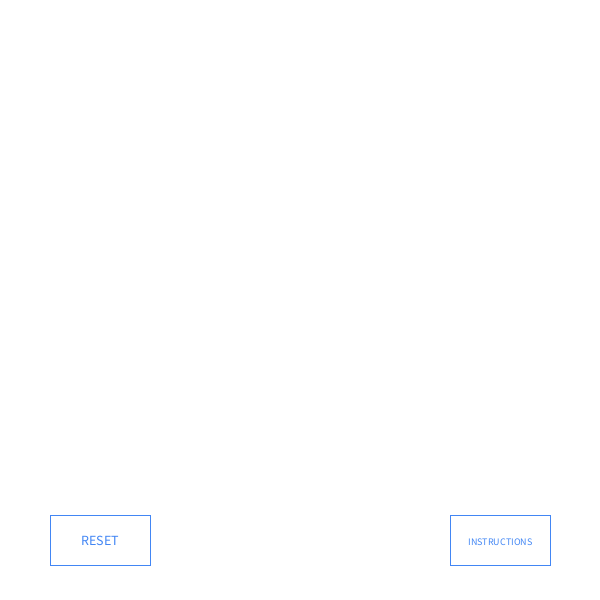
Frame 1 (no input)
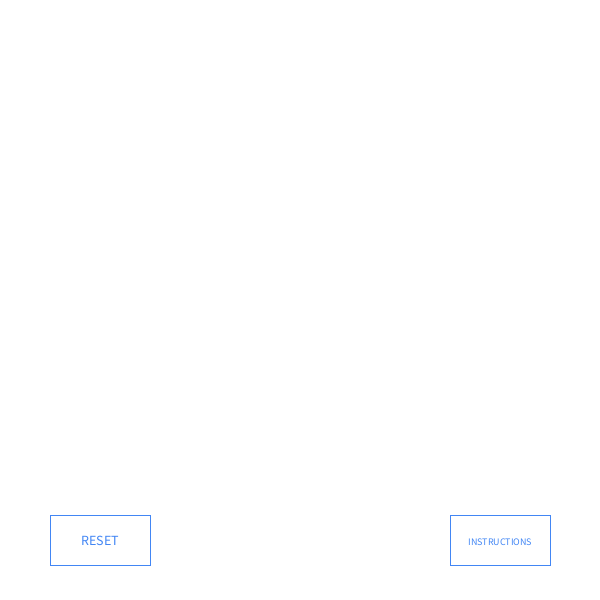
Frame 60 (the mouse pressed at the canvas centre just before this capture)
Frame 120 (the mouse held since frame 60 and released just before this capture): identical to frame 60, image omitted

The Processing sketch that drew these frames (run headless with seeded random() and noise(); from frame 60 on, the mouse is pressed at the canvas centre):

// Processing sketch: Draw_Pro
// ── Draw_Pro.pde
ArrayList<PShape> pshapes;

//dragging shape
float easing = 1.00;
float x;
float y;

//variables for size and radius
int size;
int radius = 50;
 
//colors
color col;
color gray = #afafaf;
color red = #f45c41;
color blue = #4286f4;
color green = #70FF33;
color white = (255);
 
//button variables
int rectX = 50;
int rectY = 515; 
int rectSizeX = 100; 
int rectSizeY = 50; 

//button 2 variables
int rectX2 = 450;
int rectY2 = 515;

//title slide text box restrictions 
////int textX = 75; 
////int textY = 100;
//int textX2 = 500;
//int textY2 = 300;
//int space2 = 25;
//int textY3 = textY + 85;

//instructions text box restrictions
int textA = 300; 
int textB = 425;
int textA2 = 115;
int textB2 = 225;
int space = 20;

int textC = 400;
int textD = 300;

//colors for hover
color rectColor;
color rectHover;

//hover setup for boxes
boolean rectOver = false; 
boolean rectOver2 = false;

//shapes
boolean square1 = false;
boolean circle1 = false;
boolean triangle1 = false;

//Instructions text strings
String c = "c/C  = Circle";
String s = "s/S = Square";
String t = "t/T = Triangle";
String n = "n/N = No Shape";
String larger = "+ = Larger";
String smaller = "- = Smaller";
String gra = "1 = Gray";
String r = "2 = Red";
String b = "3 = Blue";
String gre = "4 = Green";
String w = "5 = White";

void setup(){
//PShape ArrayList
 pshapes = new ArrayList<PShape>();
  
//Sets recctangle hover colors
 rectColor = color(blue);
 rectHover = color(red);

//Sets up screen/canvas
 size(600,600);
}

void draw(){
  update(mouseX, mouseY); //tracks mouse coordinates
  background(white);
  //Using switch function to go between directions and canvas.
   for (int i = pshapes.size()-1; i>=0; i--){
    shape(pshapes.get(i));
   }
   
   case2();

  
  
//general rectangle  
  rectOver();  
  fill(white);
  rect(rectX, rectY, rectSizeX, rectSizeY);
  textButton();
  noStroke();
}

boolean overRect(int x, int y, int width, int height)  {
  if (mouseX >= x && mouseX <= x+width && 
      mouseY >= y && mouseY <= y+height) {
    return true;
  } else {
    return false;
  }
}

void update(int x, int y) {
  if (overRect(rectX, rectY, rectSizeX, rectSizeY) ) {
    rectOver = true;}
  else {
    rectOver = false;}
  if (overRect(rectX2, rectY2, rectSizeX, rectSizeY)){
    rectOver2 = true;}
  else {
    rectOver2 = false;}
}

void mousePressed(){
  if (rectOver) {
    pshapes.clear();
    square1 = false;
    circle1 = false;
    triangle1 = false;
  }

  if (circle1 == true) {
   PShape circ = (createShape(ELLIPSE, mouseX, mouseY, radius+size, radius+size));
   circ.setFill(color(col));
   pshapes.add(0, circ);

 }
  else if (square1 == true) {
   PShape rec = (createShape(RECT, mouseX, mouseY, radius+size, radius+size));
   rec.setFill(color(col));
   pshapes.add(0, rec);
  }
  else if (triangle1 == true) {
    float tris = sqrt(sq(radius+size)/3);
    int tri2 = (int) tris;
    PShape tri = (createShape(TRIANGLE, mouseX, mouseY, mouseX+tri2, mouseY+radius+size, mouseX-tri2, mouseY+radius+size));
    tri.setFill(color(col));
    pshapes.add(0,tri);
}

}

void keyPressed() {
  if (key == '-' || key == '_'){
   size-=10;
  }
  else if (key == '+' || key == '='){
   size+=10;
  }
  else{
  }
  if (key == 'c' || key == 'C') {
   circle1 = true;
   square1 = false;
   triangle1 = false;
   col = gray;
   size = 0;
  }
  else if (key == 's' || key =='S') {
   circle1 = false;
   square1 = true;
   triangle1 = false;
   col = gray;
   size = 0;
  }
  else if (key == 't' || key == 'T'){
   circle1 = false;
   square1 = false;
   triangle1 = true;
   col = gray;
   size = 0;
 }
 else if (key == 'n' || key =='N'){
   circle1 = false;
   square1 = false;
   triangle1 = false;
 }
 else{
 }

 if (key =='1'){
  col = gray;
 }
 else if (key =='2'){
  col = red;
 }
 else if (key =='3'){
  col = blue;
 }
 else if (key =='4'){
  col = green;
 }
 
 else if (key=='5'){
  col = white;
 }
 
}

void reg(){
  textSize(12);
  textAlign(LEFT);
  fill(1);
}

void bold(){
  textSize(16);
  textAlign(LEFT);
  fill(1);
}

void big(){
  textSize(14);
  textAlign(LEFT);
  fill(0);
}

void small(){
  textSize(10);
  textAlign(LEFT);
  fill(1);
}

void button(){
  textSize(14);
  textAlign (CENTER);
  if (rectOver) {
    fill(rectHover); 
  } 
  else {
    fill(rectColor);
  }
}

void buttonSmall(){
  textSize(10);
  textAlign (CENTER);
  if (rectOver2) {
    fill(rectHover); 
  } 
  else {
    fill(rectColor);
  }
}

void textGray(){
  textSize(14);
  textAlign(LEFT);
  fill(gray);
}

void textRed(){
  textSize(14);
  textAlign(LEFT);
  fill(red);
}

void textBlue(){
  textSize(14);
  textAlign(LEFT);
  fill(blue);
}

void textGreen(){
  textSize(14);
  textAlign(LEFT);
  fill(green);
}

void textButton(){
   button();
   text("RESET",rectX+50,rectY+30);
}

void theShapes(){
   if (circle1==true){
    fill(col);
    ellipse(x, y, radius+size, radius+size);
   }
   else if (square1==true){
    fill(col);
    rect(x, y, radius+size, radius+size);
   }
   else if (triangle1==true){
     fill(col);
     float tris = sqrt(sq(radius+size)/3);
     int tri2 = (int) tris;
     triangle(mouseX, mouseY, mouseX+tri2, mouseY+radius+size, mouseX-tri2, mouseY+radius+size);
   }
   else {}
 }
 
void instructions(){
  if (rectOver2) {
   stroke(rectHover);
   fill(white);
   rect(textC-space, textD-space, textA2 + space, textB2 + space);
   reg();
    text(c, textC, textD, textA2, textB2);
    text(s, textC, textD+space, textA2, textB2);
    text(t, textC, textD+space*2, textA2, textB2); 
    text(n, textC,textD+space*3, textA2, textB2);
   bold();
    text(larger, textC, textD+4*space, textA2, textB2);
   small();
    text(smaller, textC, textD+5*space, textA2, textB2);
   textGray();
    text(gra, textC, textD+6*space, textA2, textB2);
   textRed();
    text(r, textC, textD+7*space, textA2, textB2);
   textBlue();
    text(b, textC, textD+8*space, textA2, textB2);
   textGreen();
    text(gre, textC, textD+9*space, textA2, textB2);
   reg();
    text(w, textC, textD+10*space, textA2, textB2);
   fill(white); 
  } 
  else {
   fill(white);
   stroke(rectColor);
  }
  
  rect(rectX2, rectY2, rectSizeX, rectSizeY);
  
  buttonSmall();
  text("INSTRUCTIONS",rectX2+50,rectY2+30);
}

void rectOver() {
  if (rectOver) {
    stroke(rectHover);} 
  else {
    stroke(rectColor);}
}

void mouseShape(){
   float targetX = mouseX;
   float dx = targetX - x;
   x += dx * easing;
  
   float targetY = mouseY;
   float dy = targetY - y;
   y += dy * easing;
}

void case2(){
   mouseShape();
   theShapes();
   instructions();
 }
